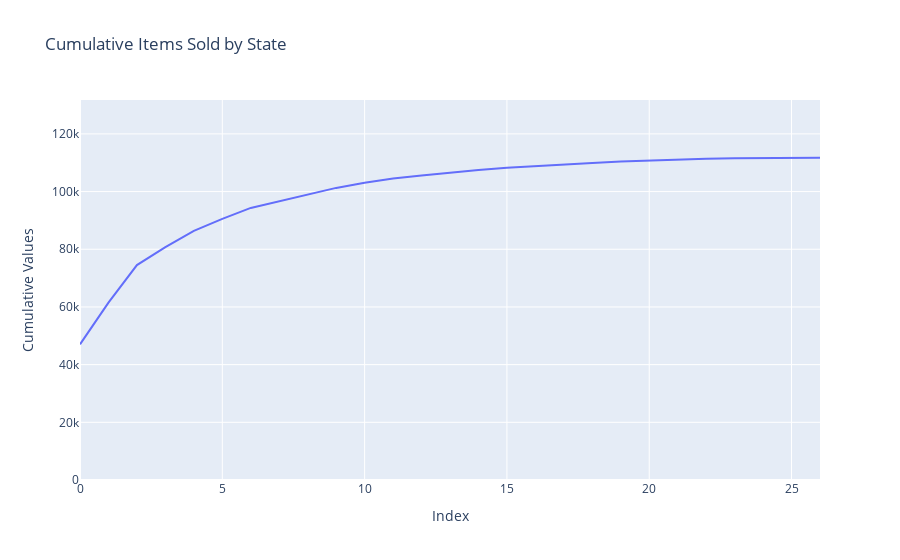

Notebook cell for this chart:
### Code cell
import plotly.express as px

customer_state = category_state_customer['customer_state'].value_counts().to_frame().reset_index()
customer_state['cumulative'] = customer_state['count'].cumsum()

fig = px.line(customer_state, x = list(range(customer_state.shape[0])) , y='cumulative', title='Cumulative Items Sold by State' )
fig.update_xaxes(title='Index')
fig.update_yaxes(title='Cumulative Values', range=[0, customer_state['cumulative'].max() + 20000])  # Set y-axis range from 0 to max value
fig.show()

### Figure 1 — Plotly figure (JSON) as saved in the notebook; plotly's stock layout.template omitted (floating-point values rounded to 4 significant figures)
{"data": [{"hovertemplate": "x=%{x}<br>cumulative=%{y}<extra></extra>", "legendgroup": "", "line": {"color": "#636efa", "dash": "solid"}, "marker": {"symbol": "circle"}, "mode": "lines", "name": "", "orientation": "v", "showlegend": false, "type": "scatter", "x": [0, 1, 2, 3, 4, 5, 6, 7, 8, 9, 10, 11, 12, 13, 14, 15, 16, 17, 18, 19, 20, 21, 22, 23, 24, 25, 26], "xaxis": "x", "y": [47034, 61494, 74519, 80709, 86398, 90546, 94327, 96716, 99031, 101275, 103069, 104536, 105609, 106660, 107478, 108289, 108888, 109426, 109950, 110392, 110774, 111088, 111365, 111530, 111622, 111704, 111752], "yaxis": "y"}], "layout": {"autosize": true, "legend": {"tracegroupgap": 0}, "title": {"text": "Cumulative Items Sold by State"}, "xaxis": {"anchor": "y", "autorange": true, "domain": [0, 1], "range": [0, 26], "title": {"text": "Index"}, "type": "linear"}, "yaxis": {"anchor": "x", "domain": [0, 1], "range": [0, 131752], "title": {"text": "Cumulative Values"}, "type": "linear"}}}
